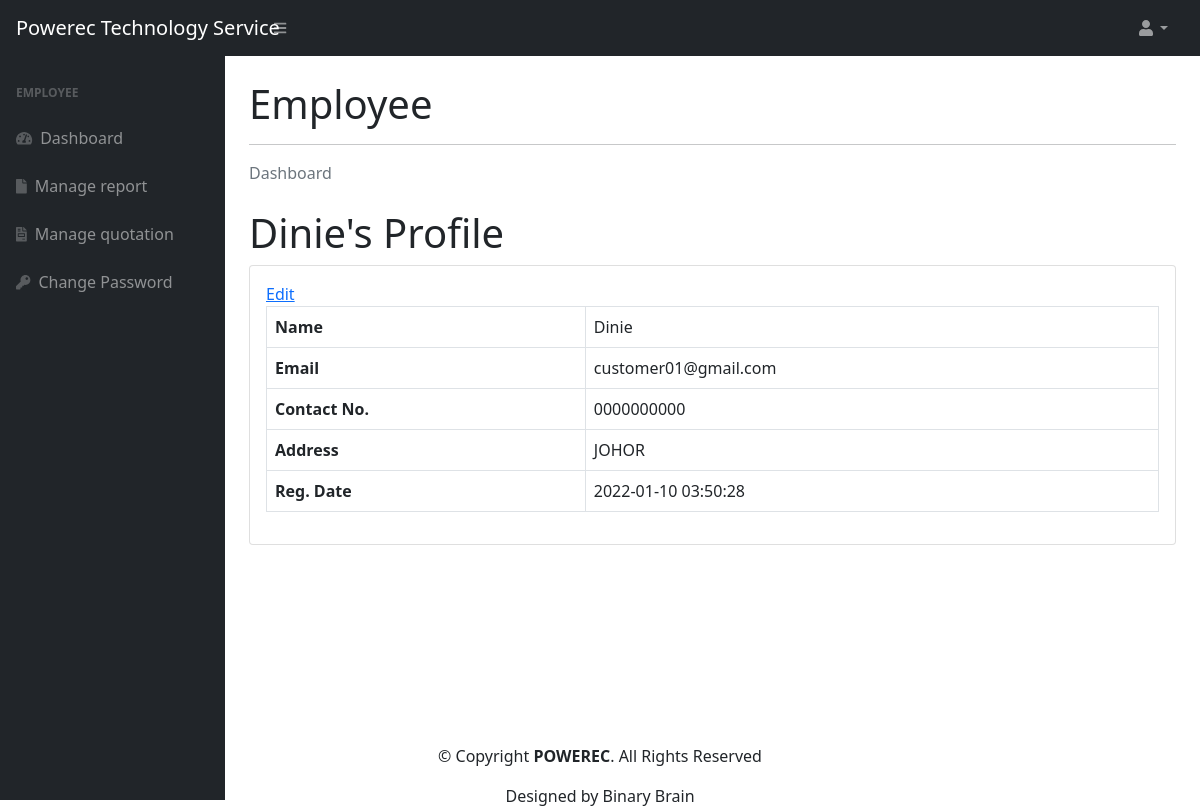
/employee.php (signed in), run on the app's committed database.
### tables this page shows
CREATE TABLE `users` (
  `id` int(11) NOT NULL,
  `u_name` varchar(255) DEFAULT NULL,
  `u_email` varchar(255) DEFAULT NULL,
  `u_password` varchar(300) DEFAULT NULL,
  `u_contactno` varchar(11) DEFAULT NULL,
  `u_address` varchar(255) DEFAULT NULL,
  `user_type` int(2) NOT NULL DEFAULT 1,
  `u_posting_date` timestamp NOT NULL DEFAULT current_timestamp()
);

### employee.php (the view, shortened to what this page needs)
<?php
include_once('includes/config.php');
if (strlen($_SESSION['id'] == 0) ) {
  header('location:logout.php');
  } else{
?>
<!DOCTYPE html>
<html lang="en">
    <head>
        <link href="https://cdn.jsdelivr.net/npm/simple-datatables@latest/dist/style.css" rel="stylesheet" />
        <link href="css/styles.css" rel="stylesheet" />
    </head>
    <body class="sb-nav-fixed">
      <?php include_once('includes/navbar.php');?>
        <div id="layoutSidenav">
          <?php include_once('includes/e_sidebar.php');?>
            <div id="layoutSidenav_content">
                <main>
                    <div class="container-fluid px-4">
                        <h1 class="mt-4">Employee</h1>
                        <hr />
                        <ol class="breadcrumb mb-4">
                            <li class="breadcrumb-item active">Dashboard</li>
                        </ol>
<?php
$userid=$_SESSION['id'];
$query=mysqli_query($con,"select * from users where id='$userid'");
while($result=mysqli_fetch_array($query))
{?>
                         <h1 class="mt-4"><?php echo $result['u_name'];?>'s Profile</h1>
                        <div class="card mb-4">
                            <div class="card-body">
                                <a href="e_edit-profile.php">Edit</a>
                                <table class="table table-bordered">
                                   <tr>
                                    <th>Name</th>
                                       <td><?php echo $result['u_name'];?></td>
                                   </tr>
                                   <tr>
                                       <th>Email</th>
                                       <td colspan="3"><?php echo $result['u_email'];?></td>
                                   </tr>
                                    <tr>
                                       <th>Contact No.</th>
                                       <td colspan="3"><?php echo $result['u_contactno'];?></td>
                                   </tr>
                                   <tr>
                                       <th>Address</th>
                                       <td colspan="3"><?php echo $result['u_address'];?></td>
                                   </tr>
                                        <tr>
                                       <th>Reg. Date</th>
                                       <td colspan="3"><?php echo $result['u_posting_date'];?></td>
                                   </tr>
                                </table>
                            </div>
                        </div>
<?php } ?>
                        </div>
                </main>
            </div>
        </div>
    </body>
</html>
<?php } ?>
<?php include('includes/footer.php');?>

### data on the page
users: u_name "Dinie", u_email "customer01@gmail.com", u_contactno "0000000000", u_address "JOHOR", u_posting_date "2022-01-10 03:50:28"
